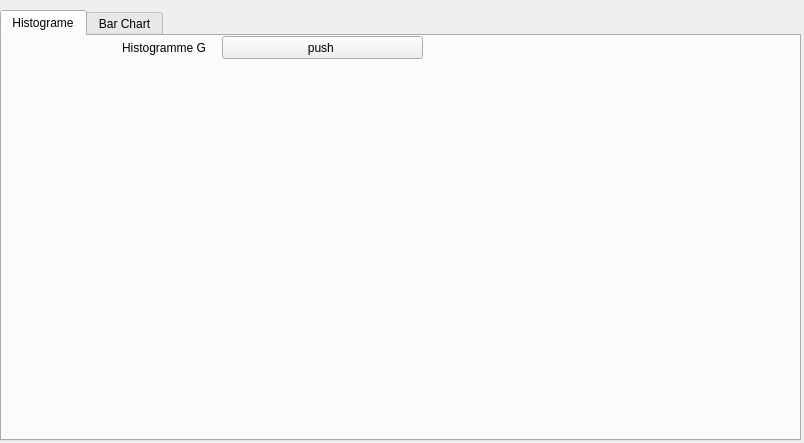
<?xml version="1.0" encoding="UTF-8"?>
<ui version="4.0">
 <class>mainview</class>
 <widget class="QMainWindow" name="mainview">
  <property name="geometry">
   <rect>
    <x>0</x>
    <y>0</y>
    <width>804</width>
    <height>443</height>
   </rect>
  </property>
  <property name="sizePolicy">
   <sizepolicy hsizetype="Fixed" vsizetype="Fixed">
    <horstretch>0</horstretch>
    <verstretch>0</verstretch>
   </sizepolicy>
  </property>
  <property name="windowTitle">
   <string>Chart Window</string>
  </property>
  <property name="documentMode">
   <bool>false</bool>
  </property>
  <widget class="QWidget" name="centralwidget">
   <widget class="QTabWidget" name="myTabs">
    <property name="geometry">
     <rect>
      <x>0</x>
      <y>10</y>
      <width>801</width>
      <height>431</height>
     </rect>
    </property>
    <property name="maximumSize">
     <size>
      <width>801</width>
      <height>441</height>
     </size>
    </property>
    <property name="currentIndex">
     <number>0</number>
    </property>
    <widget class="QWidget" name="histTab">
     <attribute name="title">
      <string>Histograme</string>
     </attribute>
     <widget class="QWidget" name="verticalLayoutWidget">
      <property name="geometry">
       <rect>
        <x>10</x>
        <y>50</y>
        <width>781</width>
        <height>351</height>
       </rect>
      </property>
      <layout class="QVBoxLayout" name="histplot"/>
     </widget>
     <widget class="QPushButton" name="histobtn">
      <property name="geometry">
       <rect>
        <x>220</x>
        <y>0</y>
        <width>201</width>
        <height>23</height>
       </rect>
      </property>
      <property name="text">
       <string>push </string>
      </property>
     </widget>
     <widget class="QLabel" name="label">
      <property name="geometry">
       <rect>
        <x>120</x>
        <y>0</y>
        <width>84</width>
        <height>23</height>
       </rect>
      </property>
      <property name="text">
       <string>Histogramme Gen</string>
      </property>
     </widget>
    </widget>
    <widget class="QWidget" name="barTab">
     <attribute name="title">
      <string>Bar Chart</string>
     </attribute>
     <widget class="QWidget" name="verticalLayoutWidget_2">
      <property name="geometry">
       <rect>
        <x>9</x>
        <y>38</y>
        <width>781</width>
        <height>361</height>
       </rect>
      </property>
      <layout class="QVBoxLayout" name="barplot"/>
     </widget>
     <widget class="QPushButton" name="barbtn">
      <property name="geometry">
       <rect>
        <x>670</x>
        <y>10</y>
        <width>75</width>
        <height>23</height>
       </rect>
      </property>
      <property name="text">
       <string>push</string>
      </property>
     </widget>
     <widget class="QLabel" name="label_2">
      <property name="geometry">
       <rect>
        <x>35</x>
        <y>10</y>
        <width>71</width>
        <height>20</height>
       </rect>
      </property>
      <property name="text">
       <string>bar chart gen</string>
      </property>
     </widget>
    </widget>
   </widget>
  </widget>
 </widget>
 <resources/>
 <connections/>
</ui>
